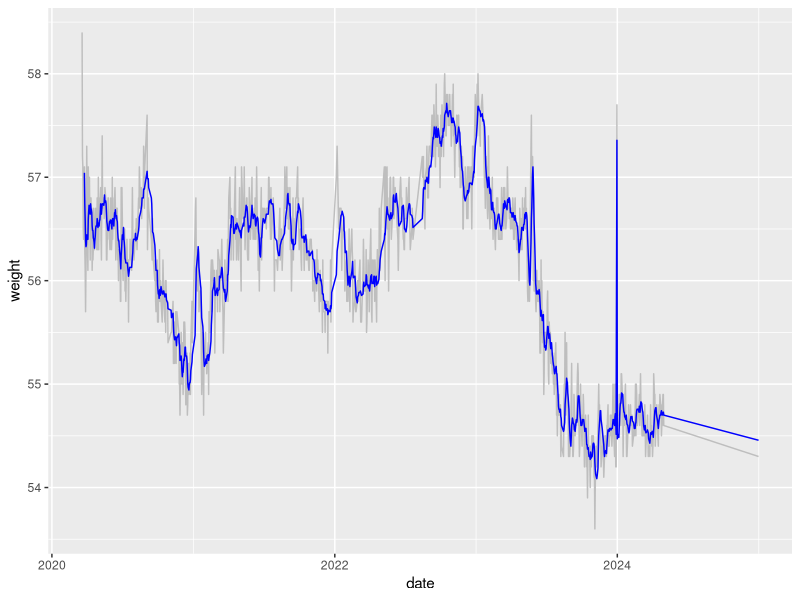
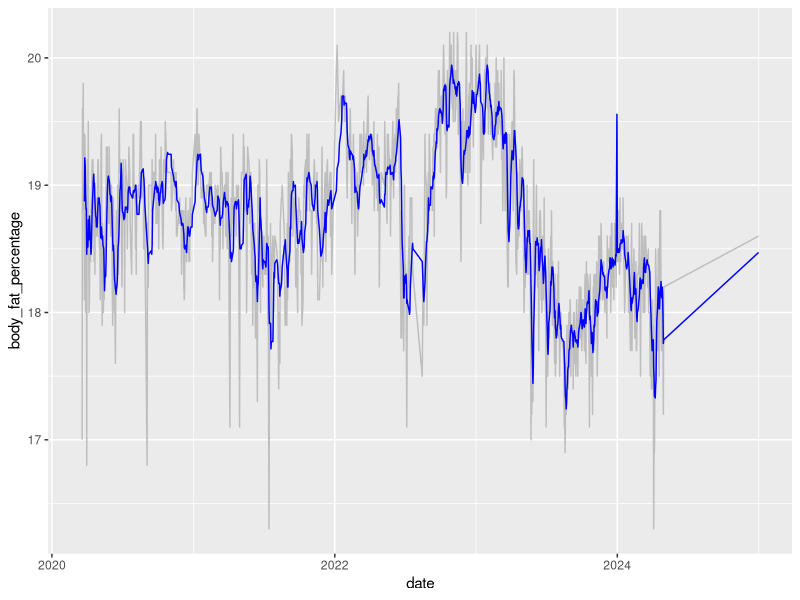
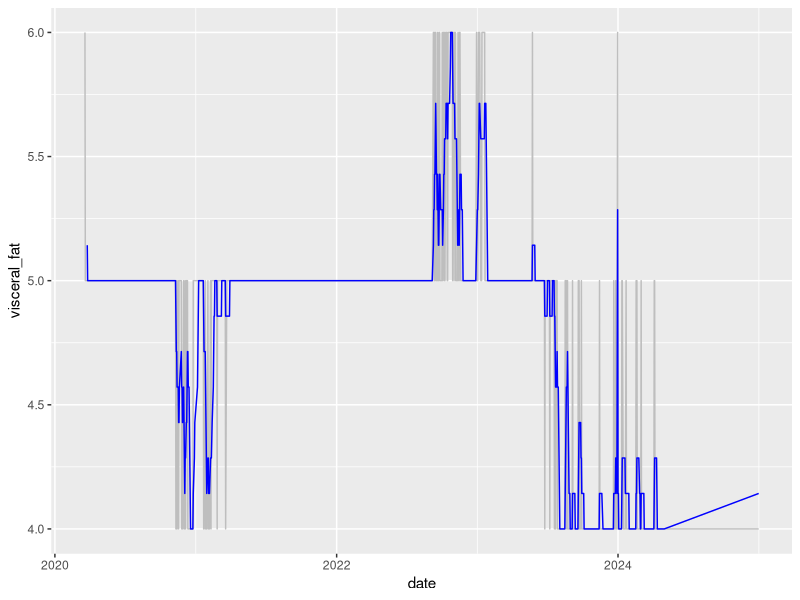
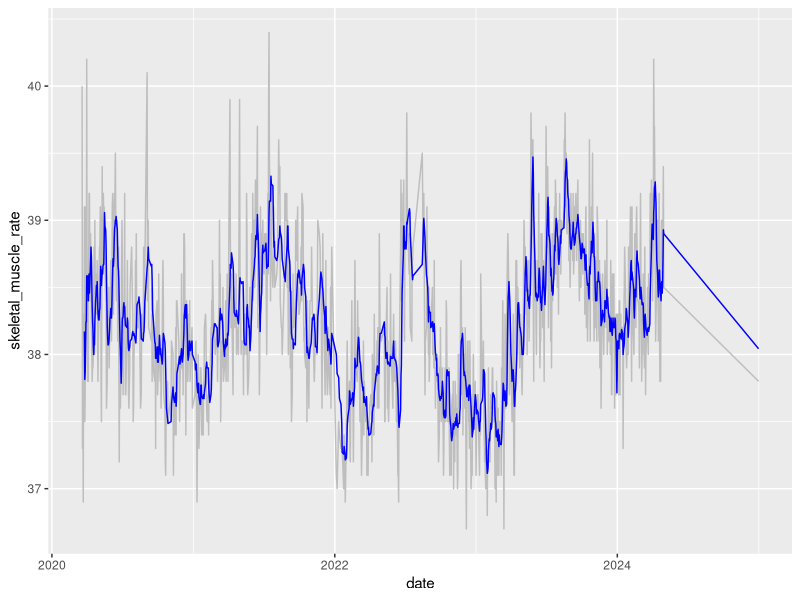
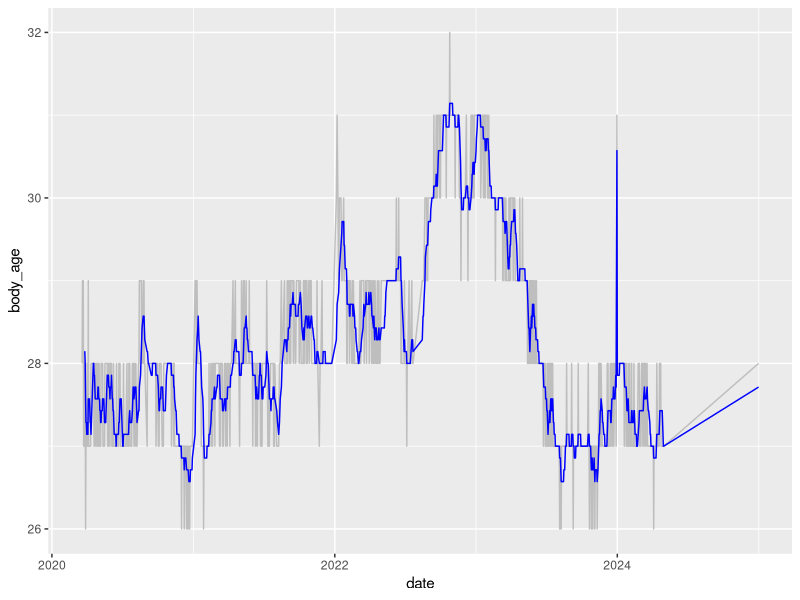
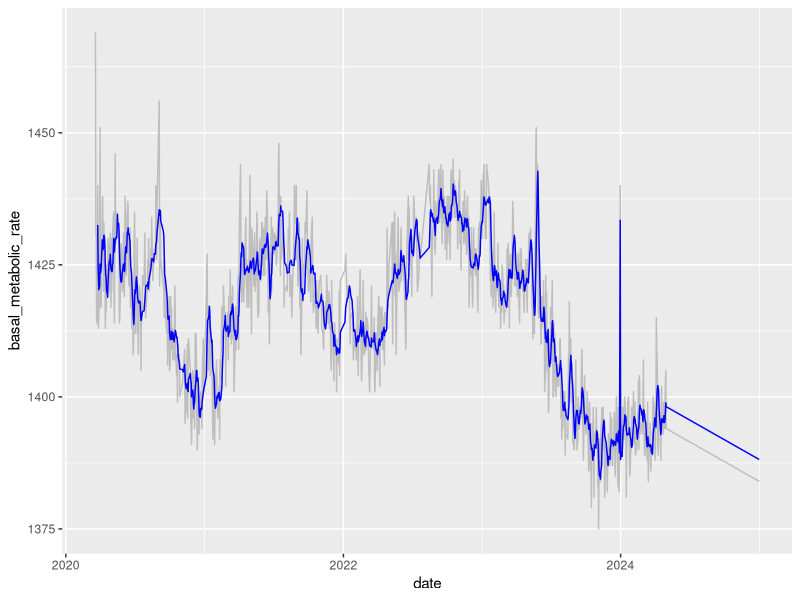
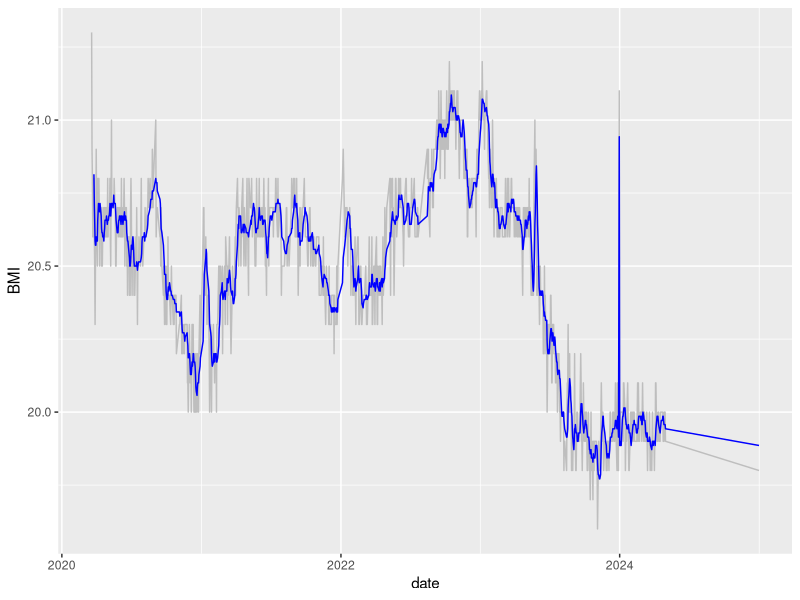
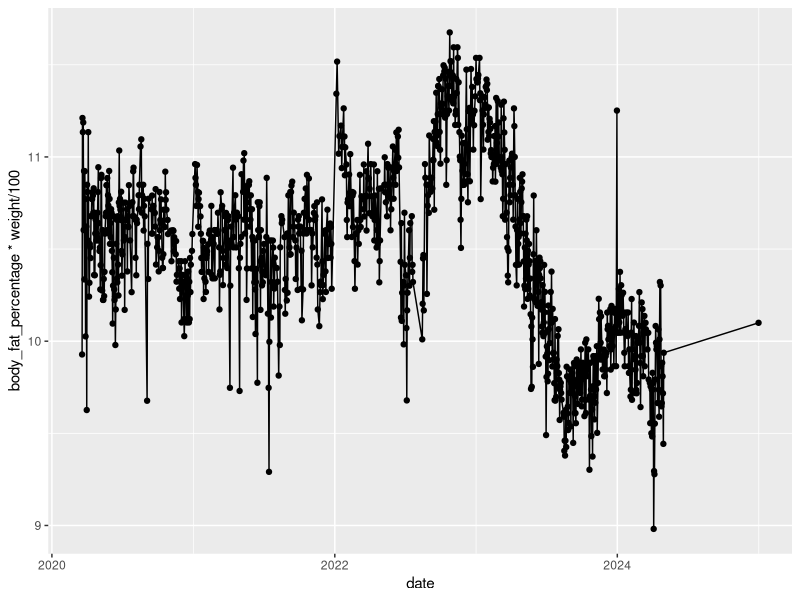

Reproduce these figures in R, in order.
library(zoo);
library(ggplot2)
diet <- read.delim("data/diet.tsv")
diet$date <- as.Date(diet$date)
diet$weight_ma7 <- rollmean(diet$weight, 7, fill = NA, align = "right")
diet$body_fat_percentage_ma7 <- rollmean(diet$body_fat_percentage, 7, fill = NA, align = "right")
diet$visceral_fat_ma7 <- rollmean(diet$visceral_fat, 7, fill = NA, align = "right")
diet$skeletal_muscle_rate_ma7 <- rollmean(diet$skeletal_muscle_rate, 7, fill = NA, align = "right")
diet$body_age_ma7 <- rollmean(diet$body_age, 7, fill = NA, align = "right")
diet$basal_metabolic_rate_ma7 <- rollmean(diet$basal_metabolic_rate, 7, fill = NA, align = "right")
diet$BMI_ma7 <- rollmean(diet$BMI, 7, fill = NA, align = "right")

png("image/weight.png")
ggplot(diet, aes(x=date)) +
  geom_line(aes(y=weight), color="gray") +
  geom_line(aes(y=weight_ma7), color="blue")
dev.off()

png("image/body_fat_percentage.png")
ggplot(diet, aes(x=date)) +
  geom_line(aes(y=body_fat_percentage), color="gray") +
  geom_line(aes(y=body_fat_percentage_ma7), color="blue")
dev.off()

png("image/visceral_fat.png")
ggplot(diet, aes(x=date)) +
  geom_line(aes(y=visceral_fat), color="gray") +
  geom_line(aes(y=visceral_fat_ma7), color="blue")
dev.off()

png("image/skeletal_muscle_rate.png")
ggplot(diet, aes(x=date)) +
  geom_line(aes(y=skeletal_muscle_rate), color="gray") +
  geom_line(aes(y=skeletal_muscle_rate_ma7), color="blue")
dev.off()

png("image/body_age.png")
ggplot(diet, aes(x=date)) +
  geom_line(aes(y=body_age), color="gray") +
  geom_line(aes(y=body_age_ma7), color="blue")
dev.off()

png("image/basal_metabolic_rate.png")
ggplot(diet, aes(x=date)) +
  geom_line(aes(y=basal_metabolic_rate), color="gray") +
  geom_line(aes(y=basal_metabolic_rate_ma7), color="blue")
dev.off()

png("image/bmi.png")
ggplot(diet, aes(x=date)) +
  geom_line(aes(y=BMI), color="gray") +
  geom_line(aes(y=BMI_ma7), color="blue")
dev.off()

png("image/body_fat_weight.png")
ggplot(diet, aes(x=date, y=body_fat_percentage * weight / 100)) + geom_point() + geom_line()
dev.off()

png("image/skeletal_muscle_weight.png")
ggplot(diet, aes(x=date, y=skeletal_muscle_rate * weight / 100)) + geom_point() + geom_line()
dev.off()
